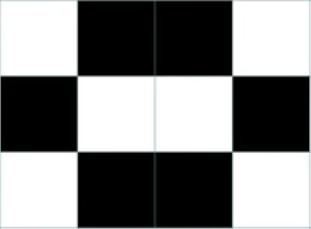
#> input picture images/image_test.png, 311 x 229 px
$ python object_detection_example.py
#> lines starting #> are read from the running program, lines starting #| are printed output that depends on the picture; after the words box and inside, x2 and y2 are one past the last pixel; in counts of white or black regions, pixels touching at a corner belong together
import matplotlib.pyplot as plt
import matplotlib.patches as mpatches

from skimage import data
from skimage.filters import threshold_otsu
from skimage.segmentation import clear_border
from skimage.measure import label, regionprops
from skimage.morphology import closing, square
from skimage.color import label2rgb, rgb2gray
from skimage.io import imread


image = rgb2gray(imread("image_test.png"))
#> image: shape (229, 311) float64; min 0, max 1, mean 0.505
print(image.shape)
#| (229, 311)

# apply threshold
thresh = threshold_otsu(image)
#> thresh = 0.498
bw = closing(image > thresh, square(3))
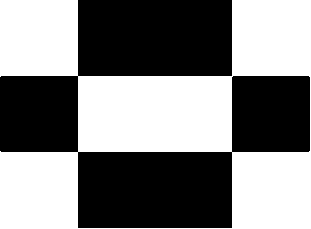
#> bw: shape (229, 311) bool; 50.5% white; 1 black region, box (x1, y1, x2, y2) and area: (0, 0, 310, 228) 35259

# remove artifacts connected to image border
cleared = clear_border(bw)
#> cleared: shape (229, 311) bool; every value is 0

# label image regions
label_image = label(cleared)
#> label_image: shape (229, 311) int32; every value is 0
image_label_overlay = label2rgb(label_image, image=image)
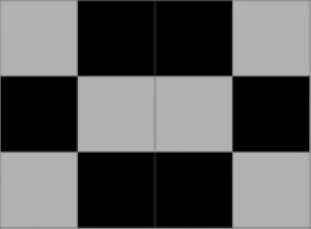
#> image_label_overlay: shape (229, 311, 3) float64; min 0, max 0.7, mean 0.353

print(label_image)
#> (printed output is left out)

fig, ax = plt.subplots(figsize=(10, 6))
ax.imshow(image_label_overlay)

for region in regionprops(label_image):
    # take regions with large enough areas
    if region.area >= 100:
        # draw rectangle around segmented coins
        minr, minc, maxr, maxc = region.bbox
        rect = mpatches.Rectangle((minc, minr), maxc - minc, maxr - minr,
                                  fill=False, edgecolor='red', linewidth=2)
        ax.add_patch(rect)
#> this loop made 0 passes

ax.set_axis_off()
plt.tight_layout()
plt.show()
